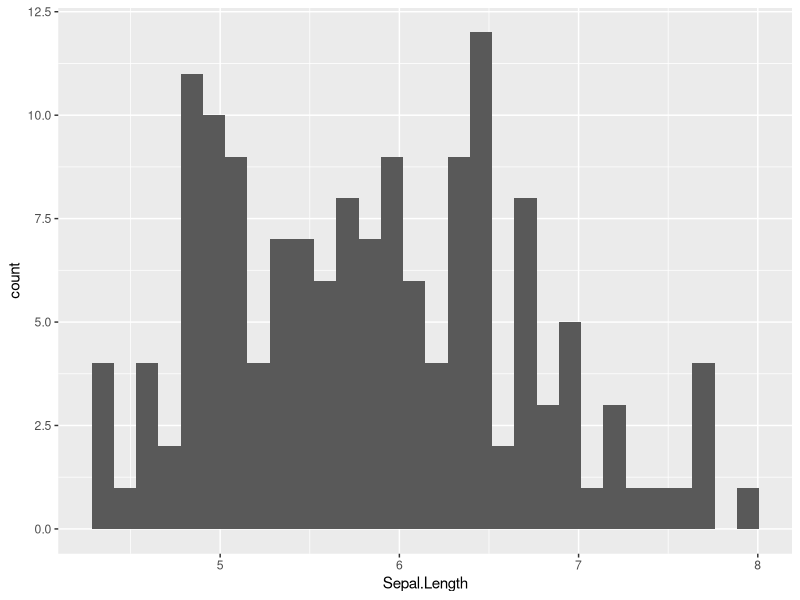
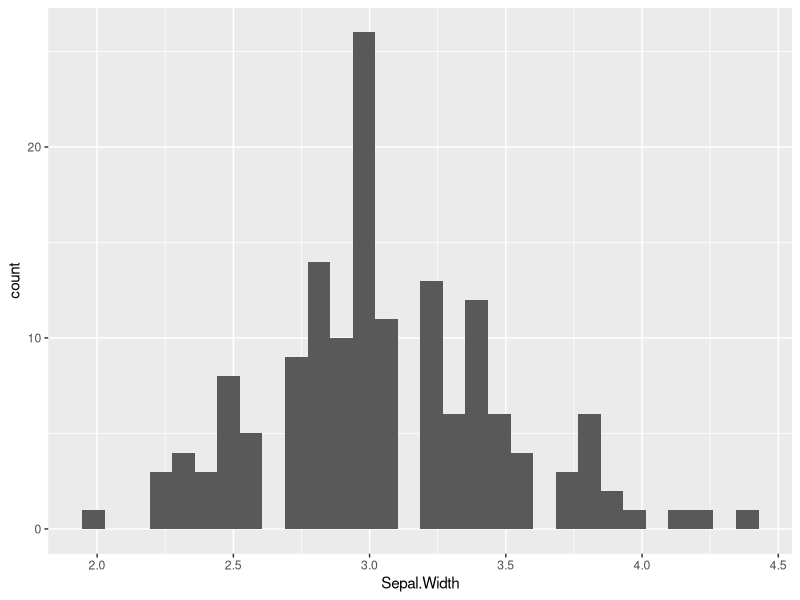

The R source for these figures, in order:
## ---- chunk 1
iris
# or
print(iris)
## ---- chunk 2
?iris
## ---- chunk 3
nrow(iris)
## ---- chunk 4
ncol(iris)
## ---- chunk 5
dim(iris)
## ---- chunk 6
str(iris)
## ---- chunk 7
library(ggplot2)
## ---- chunk 8
ggplot(iris, aes(x=Sepal.Length)) +
  geom_histogram()
## ---- chunk 9
ggplot(iris, aes(x=Sepal.Width)) +
  geom_histogram()
